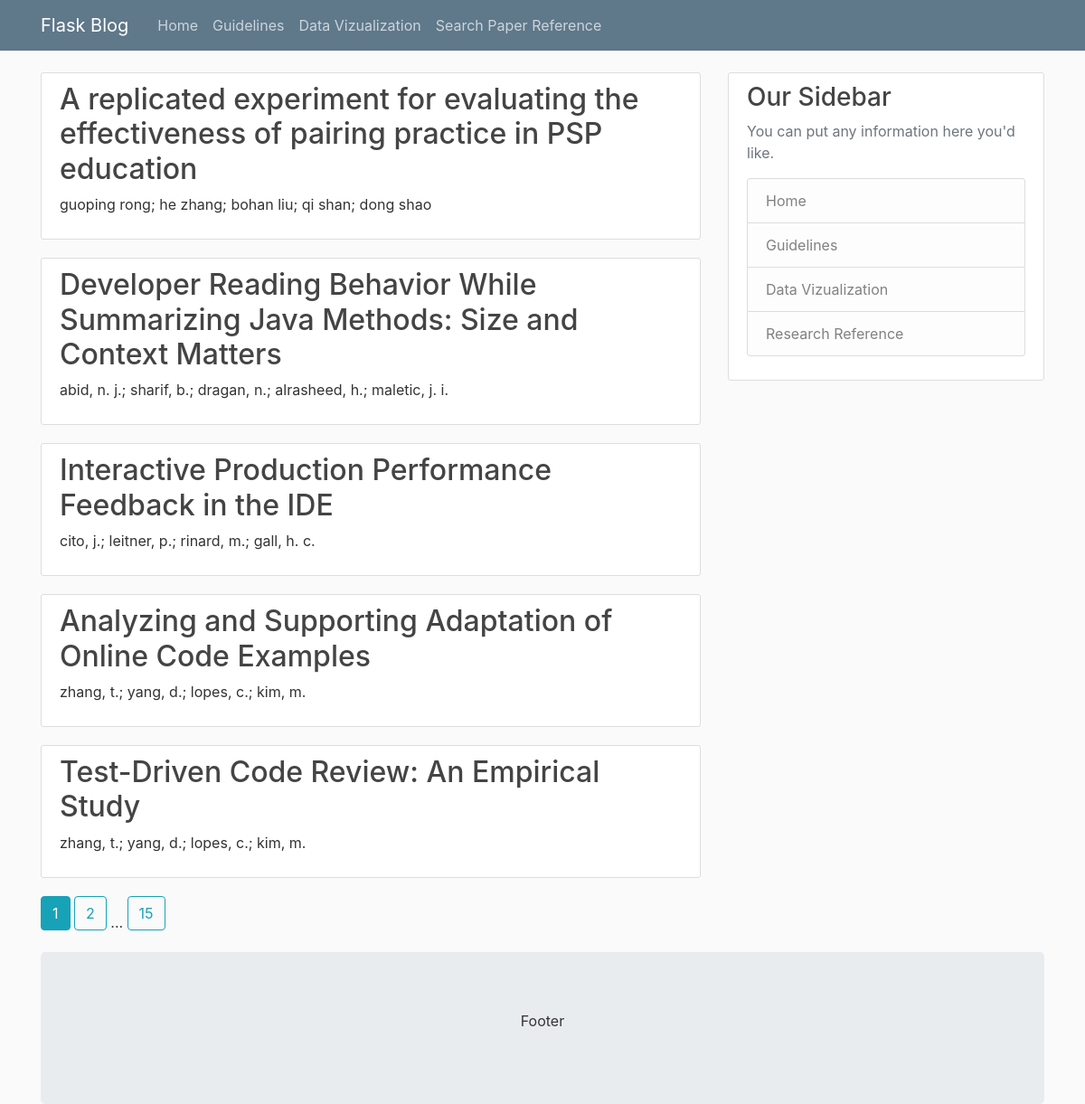
Screenshot of /search with the database file from the repository.
### flaskblog/models.py (models this page shows)
class Publication(db.Model):
    pub_id = db.Column(db.Integer, primary_key=True)
    title = db.Column(db.String(200), nullable=False)
    year = db.Column(db.Integer, nullable=False)
    venue = db.Column(db.String(20), nullable=False)
    authors = db.Column(db.String(200), nullable=False)
    experiments = db.relationship("Experiment", backref="exp_pub", lazy=True)

### flaskblog/finder/routes.py (the view)
@ finder.route("/search")
def search():
    page = request.args.get('page', 1, type=int)
    pubs = Publication.query.order_by(
        Publication.year.desc()).paginate(page=page, per_page=5)
    return render_template('research.html', pubs=pubs)

### flaskblog/templates/research.html
{% extends "layout.html" %}
{% block content %}
    {% for post in pubs.items %}
        <article class="media content-section">
          <div class="media-body">
            <h2><a class="article-title" href="{{ url_for('finder.details', pub_id=post.pub_id) }}">{{ post.title }}</a></h2>
            <p class="article-content">{{ post.authors }}</p>
          </div>
        </article>
    {% endfor %}
    {% for page_num in pubs.iter_pages(left_edge=1, right_edge=1, left_current=1, right_current=2) %}
      {% if page_num %}
        {% if pubs.page == page_num %}
          <a class="btn btn-info mb-4" href="{{ url_for('finder.search', page=page_num) }}">{{ page_num }}</a>
        {% else %}
          <a class="btn btn-outline-info mb-4" href="{{ url_for('finder.search', page=page_num) }}">{{ page_num }}</a>
        {% endif %}
      {% else %}
        ...
      {% endif %}
    {% endfor %}
{% endblock content %}

### flaskblog/static/main.css (style rules this page uses)
body { background: #fafafa; color: #333333; margin-top: 5rem; }
h1, h2, h3, h4, h5, h6 { color: #444444; }
.content-section { background: #ffffff; padding: 10px 20px; border: 1px solid #dddddd; border-radius: 3px; margin-bottom: 20px; }
.article-title { color: #444444; }
.article-content { white-space: pre-line; }

### rows the page displays
Publication: title "A replicated experiment for evaluating the effectiveness of pairing practice in PSP education", authors "guoping rong; he zhang; bohan liu; qi shan; dong shao"
Publication: title "Developer Reading Behavior While Summarizing Java Methods: Size and Context Matters", authors "abid, n. j.; sharif, b.; dragan, n.; alrasheed, h.; maletic, j. i."
Publication: title "Interactive Production Performance Feedback in the IDE", authors "cito, j.; leitner, p.; rinard, m.; gall, h. c."
Publication: title "Analyzing and Supporting Adaptation of Online Code Examples", authors "zhang, t.; yang, d.; lopes, c.; kim, m."
Publication: title "Test-Driven Code Review: An Empirical Study", authors "zhang, t.; yang, d.; lopes, c.; kim, m."

### other values shown
{{ page_num }} "1"
{{ page_num }} "2" "15"
